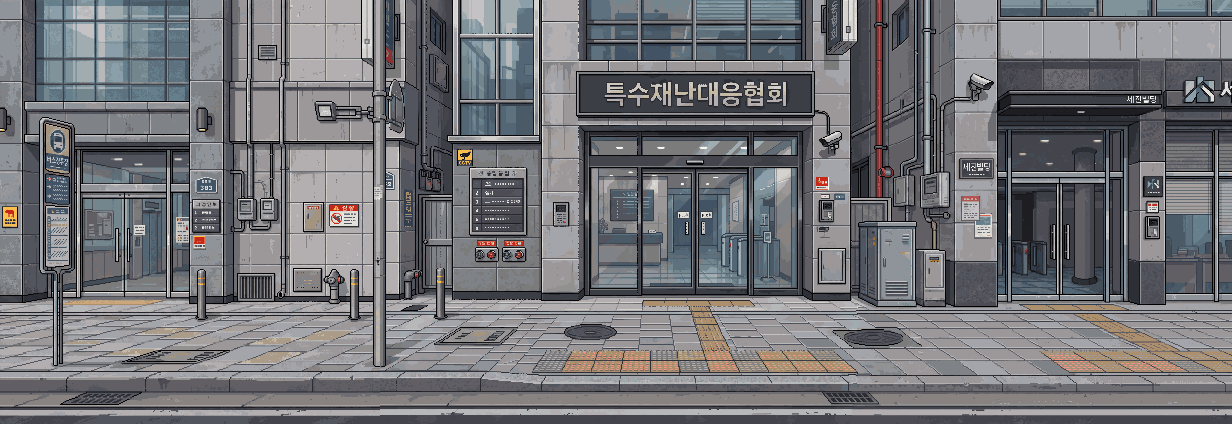
#> input picture game-src/art/pixellab-street-1102/sd_street_final_1232x424.png, 1232 x 424 px; its folder holds 5 pictures in this run
$ python author_sdra_street.py
#> lines starting #> are read from the running program, lines starting #| are printed output that depends on the picture; after the words box and inside, x2 and y2 are one past the last pixel; in counts of white or black regions, pixels touching at a corner belong together
"""협회(영등포) 거리(sdra_street) 장면 원본 만들기 (사용자 2026-11-02 13:46 「아쉬운대로 쓴다. 따고 오브젝트 연결하고」, 13:47 「버스정류장이랑 협회 출입문은 상호작용 연결 잘하고」).
그림: game-src/art/pixellab-street-1102/sd_street_final_1232x424.png (협회 p2 + 왼쪽 잇기1 v2(베이지→회색) + 오른쪽 잇기1). 배경 2배 = 2464×848.
사람 배율(사용자 13:56 「문이 작기 때문에 앞으로 나와도 급격하게 커지면 안 돼」): 협회 유리문 1x y138~290(152 → 2배 304) × 0.82 ≈ 249px = 걷는 띠 맨 뒤. 에일린 몸 234px → 맨 뒤 1.065, 맨 앞은 6%만 더 커지게 → dotK 1.13, far 0.94. 14:00 사용자 「문에 비해 너무 커」: 유리문 문짝(1x y166~289, 2배 246) 기준 맨 뒤 214px(0.87), 앞 +6% 227px → dotK 0.97, far 0.94.
걷는 바닥: 인도만(건물 밑선 앞 1x y302 ~ 연석 위 y364), 차도는 못 감. 좌우 끝까지.
가림(사람이 뒤에 서면 앞에 그림): 인도 한가운데 물건만 — 정류장 표지 기둥·볼라드 3개·가로등 기둥. 4배 격자로 손으로 읽은 다각형 안에서 줄마다 검은 윤곽선 처음~끝만 채움.
벽에 붙은 소화전·배관 밸브·전기함은 가림 없음, 막힘만(바닥선이 그 앞을 돌아감).
문: 협회 출입문 = 「특수재난대응협회」 간판 아래 유리 자동문(1x x590~800, y133~290) → 협회 1층 정문. 버스 정류장 = 맨 왼쪽 표지 기둥(노선 고르기: 종로·영등포·중림).
14:00 「6%는 너무 적지 않냐」 → 앞 +12%: 맨 뒤 215, 맨 앞 240 (dotK 1.025, far 0.895).
출력: game-src/mapedit/sdra_street/ → python3 tools/mapedit/import.py game-src/mapedit/sdra_street sdra_street"""
import json
from pathlib import Path
from PIL import Image, ImageDraw
ROOT = Path(__file__).resolve().parents[2]
ART = ROOT / 'game-src/art/pixellab-street-1102'
OUT = ROOT / 'game-src/mapedit/sdra_street'; OUT.mkdir(parents=True, exist_ok=True)
for f in OUT.glob('part_*.png'): f.unlink()
K = 2
orig = Image.open(ART / 'sd_street_final_1232x424.png').convert('RGB')
#> orig is the input picture: PIL image 1232x424 RGB; mean R, G, B 115, 115.2, 119.3
orig.save(OUT / 'sdra_street.png')
W, H = orig.width * K, orig.height * K
#> W = 2464; H = 848
Y0, Y1 = 302, 364   # 걷는 띠(1x)
def R(x0, y0, x1, y1): return [(x0, y0), (x1, y0), (x1, y1), (x0, y1)]
# (id, 다각형들(1x), 밑동 y(1x) = 깊이선, 막힘 x범위(1x))
PARTS = [
    ('stop_sign', [[(40, 117), (76, 117), (76, 268), (63, 270), (63, 366), (51, 366), (51, 270), (40, 268)]], 365, (51, 63)),
    ('bollard1', [R(195, 266, 209, 321)], 319, (195, 209)),
    ('pole', [R(371, 0, 389, 368)], 366, (371, 389)),
    ('bollard2', [R(347, 266, 362, 322)], 320, (347, 362)),
    ('bollard3', [R(432, 264, 450, 322)], 319, (432, 450)),
]
# 벽에 붙은 물건: 가림 없이 막힘만 (x0, x1, 앞 끝 y) 1x
WALL = [(320, 349, 306), (400, 424, 310)]
# 건물 밑선이 앞으로 나온 곳(전기함·세진빌딩 기둥 x856~1000은 y306, 그 오른쪽 기둥·문턱은 y304): 바닥 윗선을 그 밑 +2로
STEPS = [(0, Y0), (856, 308), (1000, 306)]
px = orig.load()
lum = lambda p: (p[0] + p[1] + p[2]) / 3
objects, holes = [], []
for oid, polys, base, (bx0, bx1) in PARTS:
    poly = Image.new('L', orig.size, 0); d = ImageDraw.Draw(poly)
    for q in polys: d.polygon(q, fill=255)
    pp = poly.load(); x0, y0, x1, y1 = poly.getbbox()
    mk = Image.new('L', orig.size, 0); mp = mk.load()
    # 줄마다 다각형 안 검은 윤곽선(밝기<60) 처음~끝 (다리 사이처럼 다각형이 끊긴 줄은 조각마다)
    for y in range(y0, y1):
        runs, cur = [], None
        for x in range(x0, x1 + 1):
            if x < x1 and pp[x, y]: cur = [x, x] if cur is None else [cur[0], x]
            elif cur: runs.append(cur); cur = None
        for a, b in runs:
            dk = [x for x in range(a, b + 1) if lum(px[x, y]) < 60]
            if len(dk) < 2: continue   # 윤곽선 없는 줄은 비움(다각형 폭 그대로 채우면 인도 띠가 가림이 됨)
            for x in range(min(dk), max(dk) + 1): mp[x, y] = 255
    bb = mk.getbbox(); cx0, cy0, cx1, cy1 = bb
    im = orig.crop(bb).convert('RGBA'); im.putalpha(mk.crop(bb))
    im = im.resize((im.width * K, im.height * K), Image.NEAREST); im.save(OUT / f'part_{oid}.png')
    mk.save(Path('/tmp/claude-0/z') / f'_mask_{oid}.png')
    objects.append({'id': oid, 'file': f'part_{oid}', 'x': cx0 * K, 'y': cy0 * K, 'w': (cx1 - cx0) * K, 'h': (cy1 - cy0) * K, 'sortY': base * K})
    holes.append({'poly': [[(bx0 - 4) * K, (base - 8) * K], [(bx1 + 4) * K, (base - 8) * K], [(bx1 + 4) * K, (base + 2) * K], [(bx0 - 4) * K, (base + 2) * K]], 'h': 999})
#> this loop made 5 passes
#> (x0, y0, x1, y1, cx0, cy0, cx1, cy1) on passes 1 to 5: (40, 117, 77, 367, 40, 117, 77, 366), (195, 266, 210, 322, 195, 269, 210, 320), (371, 0, 390, 369, 371, 0, 390, 367), (347, 266, 363, 323, 347, 269, 363, 320), (432, 264, 451, 323, 432, 268, 451, 320)
#> pass 1, `im = orig.crop(bb).convert('RGBA')`:
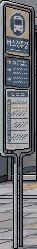
#> im: PIL image 37x249 RGBA; mean R, G, B, A 108.1, 109.4, 113.2, 255
#> pass 1, `im = im.resize((im.width * K, im.height * K), Image.NEAREST)`:
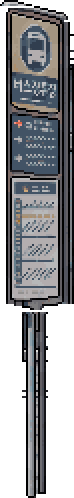
#> im: PIL image 74x498 RGBA; mean R, G, B, A 108.1, 109.4, 113.2, 166.3; transparent parts drawn white
#> pass 1, `mk.save(Path('/tmp/claude-0/z') / f'_mask_{oid}.png')`:
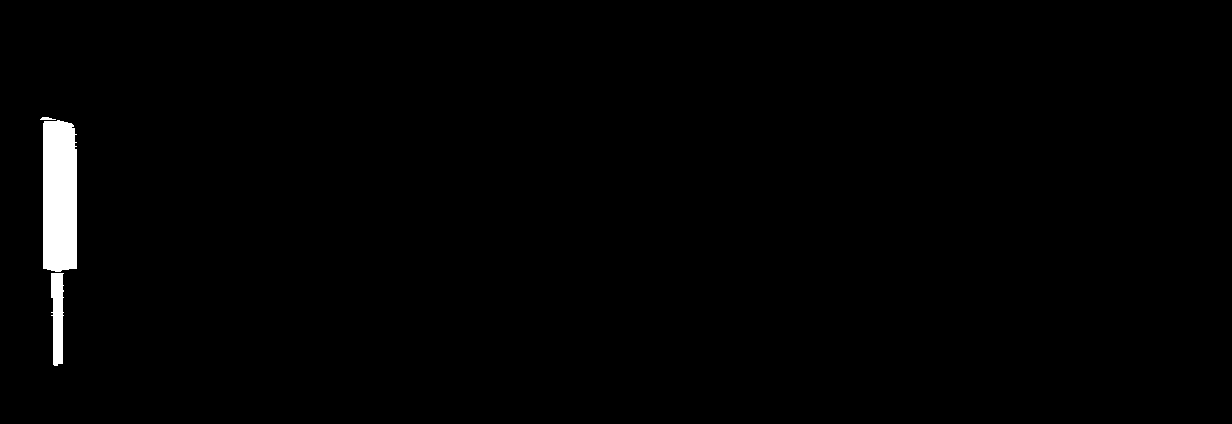
#> saved as _mask_stop_sign.png: PIL image 1232x424 L; 1.2% white; 3 white regions, box (x1, y1, x2, y2) and area: (43, 120, 77, 272) 4994, (51, 273, 64, 366) 980, (40, 117, 56, 120) 34
#> after the loop:
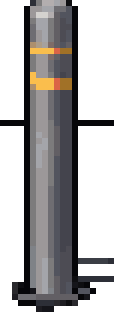
#> im: PIL image 38x104 RGBA (shown 3 times larger); mean R, G, B, A 109.2, 107.3, 109.2, 128; transparent parts drawn white
#> after the loop:
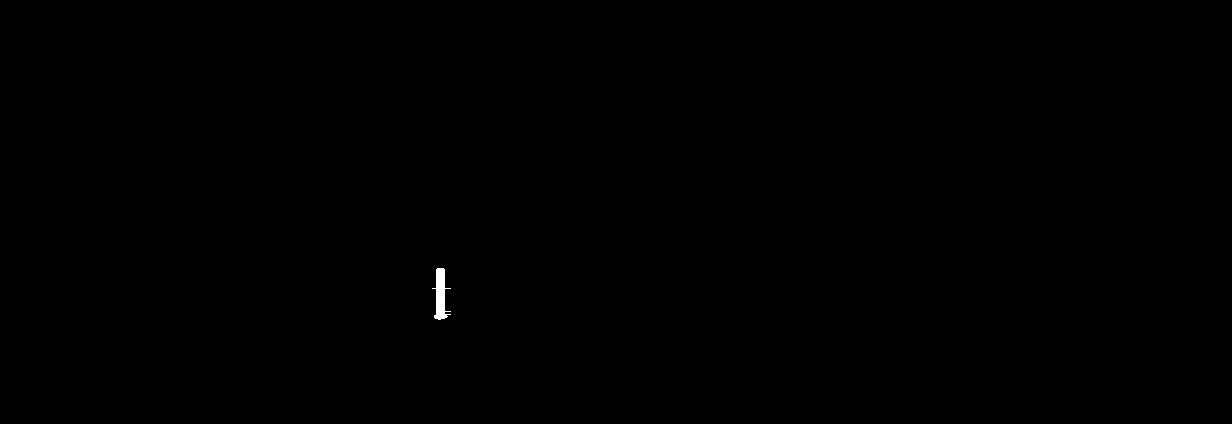
#> mk: PIL image 1232x424 L; 0.09% white; 1 white region, box (x1, y1, x2, y2) and area: (432, 268, 451, 320) 496
#> after the loop:
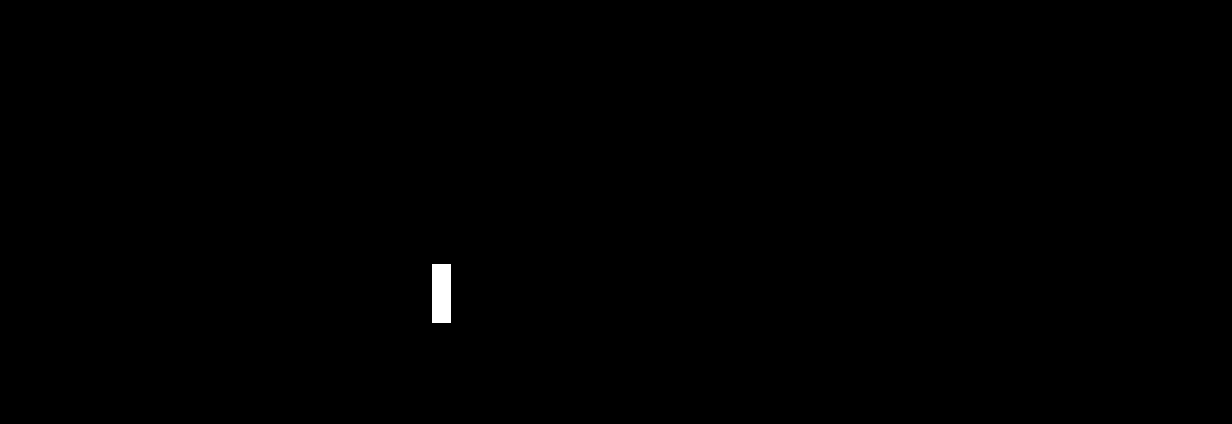
#> poly: PIL image 1232x424 L; 0.21% white; 1 white region, box (x1, y1, x2, y2) and area: (432, 264, 451, 323) 1121
#> after the loop, holes = 5 items; objects = 5 items
for wx0, wx1, wy in WALL:
    holes.append({'poly': [[wx0 * K, Y0 * K - 4], [wx1 * K, Y0 * K - 4], [wx1 * K, (wy + 2) * K], [wx0 * K, (wy + 2) * K]], 'h': 999})
#> after the loop, holes = 7 items
def door(x0, x1, y0, y1): return {'x0': x0 * K, 'x1': x1 * K, 'y0': y0 * K, 'y1': y1 * K, 'anim': 'none', 'behind': 'dark'}
doors = {
    'main': {'kind': 'glass', 'x': 695 * K, 'y': Y0 * K + 10, 'to': 'sdra_lobby', 'toDoor': 'main', 'label': '특수재난대응협회', 'door': door(590, 800, 133, 290)},
    'bus': {'kind': 'exit', 'x': 57 * K, 'y': Y0 * K + 10, 'label': '버스 정류장', 'door': door(40, 76, 117, 300)},
}
floor_top = []
for i, (sx, sy) in enumerate(STEPS):
    ex = STEPS[i + 1][0] if i + 1 < len(STEPS) else W // K
    floor_top += [[sx * K, sy * K], [ex * K, sy * K]]
m = {'file': 'sdra_street', 'bgScale': K, 'dotK': 1.025, 'far': 0.895, 'w': W, 'h': H, 'under': True,
     'floor': floor_top + [[W, Y1 * K + 12], [0, Y1 * K + 12]], 'lane': [Y0 * K, Y1 * K],
     'blocks': holes, 'doors': doors, 'lamps': [], 'spots': [], 'objects': objects}
(OUT / 'map.json').write_text(json.dumps(m, ensure_ascii=False, indent=1))
print(W, H, list(doors), [o['id'] for o in objects])
#| 2464 848 ['main', 'bus'] ['stop_sign', 'bollard1', 'pole', 'bollard2', 'bollard3']
